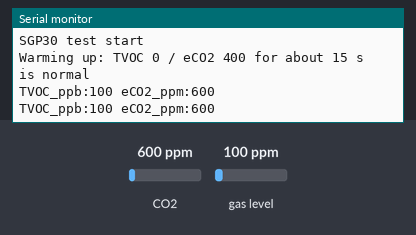
Recording of a sketch running on a simulated Arduino Uno, built with avr-gcc and run on an emulated ATmega328P. On the bench: the last lines printed to the serial monitor. Inputs (shaded band) come from the test bench; at power-on: CO2 600 ppm, gas level 100 ppm.

Above: at 1.7 s.
1.8 s: CO2 set to 452 ppm
At 3.1 s:
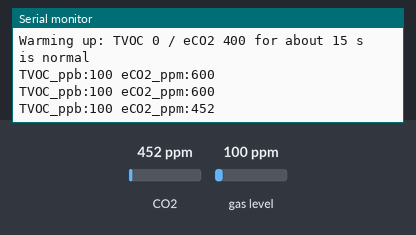
3.3 s: gas level set to 20 ppm
At 4.4 s:
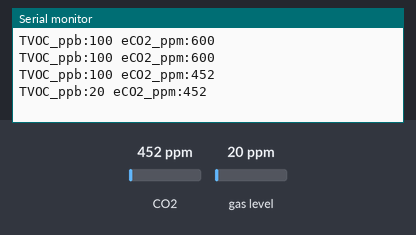
4.8 s: CO2 set to 1050 ppm
At 6.3 s:
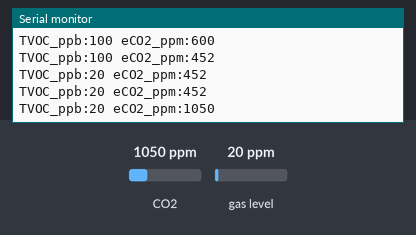
Timing chart, 0 to 7.8 s (numbered marks = the images above; inputs shaded):
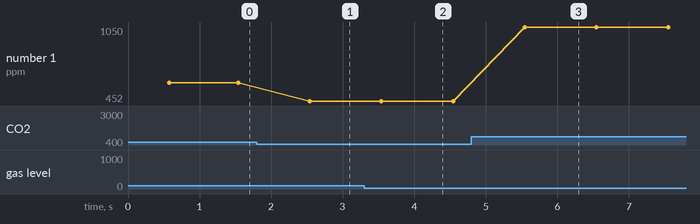

Measured:
- after the input at 1.8 s, the serial monitor: prints a new line after 0.74 s (image 1)
- after the input at 3.3 s, the serial monitor: prints a new line after 0.24 s (image 2)
- after the input at 4.8 s, the serial monitor: prints a new line after 0.75 s (image 3)
- plotted number 1: 600 → 452 after the input at 1.8 s, 452 → 1050 after the input at 4.8 s

The sketch:

sgp30_v1_read.ino
```cpp
// sgp30_v1_read.ino
// SGP30 test v1: prints TVOC and eCO2 once a second.
// Wiring: SDA/SCL to the board's I2C pins (MKR: 11/12, Uno: A4/A5),
//         2-6V to 3.3V (MKR) or 5V (Uno), GND to GND.
// Library: Adafruit SGP30 Sensor (Library Manager).
// Serial Monitor: set the speed (bottom right) to 9600 baud to match BAUD below.
#include <Wire.h>
#include "Adafruit_SGP30.h"

const long BAUD = 9600;     // the IDE's default speed, so the monitor matches out of the box
Adafruit_SGP30 sgp;

void setup() {
  Serial.begin(BAUD);
  while (!Serial && millis() < 3000) {}   // MKR waits for the monitor, Uno carries on
  delay(500);                             // let the line settle before the first text
  Serial.println();
  Serial.println("SGP30 test start");
  if (!sgp.begin()) {                     // starts the sensor's air-quality algorithm
    Serial.println("SGP30 not found, check wiring");
    while (true) {}
  }
  Serial.println("Warming up: TVOC 0 / eCO2 400 for about 15 s is normal");
}

void loop() {
  if (sgp.IAQmeasure()) {                 // the datasheet asks for one reading per second
    Serial.print("TVOC_ppb:");  Serial.print(sgp.TVOC);
    Serial.print(" eCO2_ppm:"); Serial.println(sgp.eCO2);
  } else {
    Serial.println("read failed");
  }
  delay(1000);
}
```
